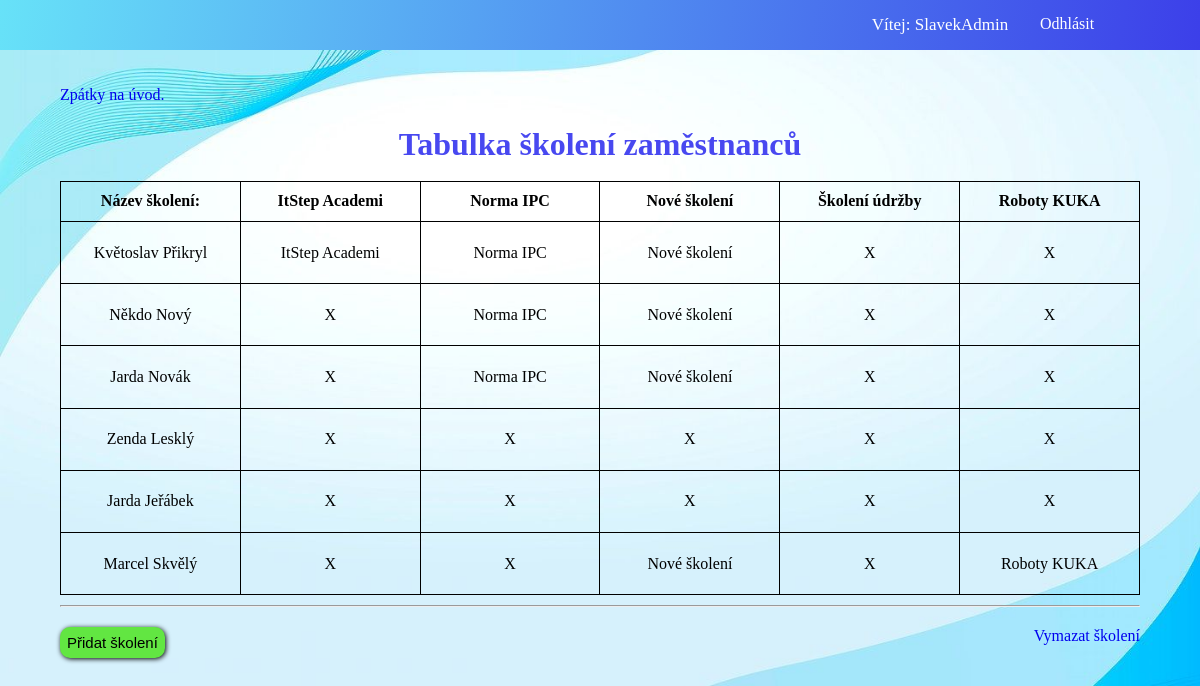
The app's page /skoleni (signed in), older data.
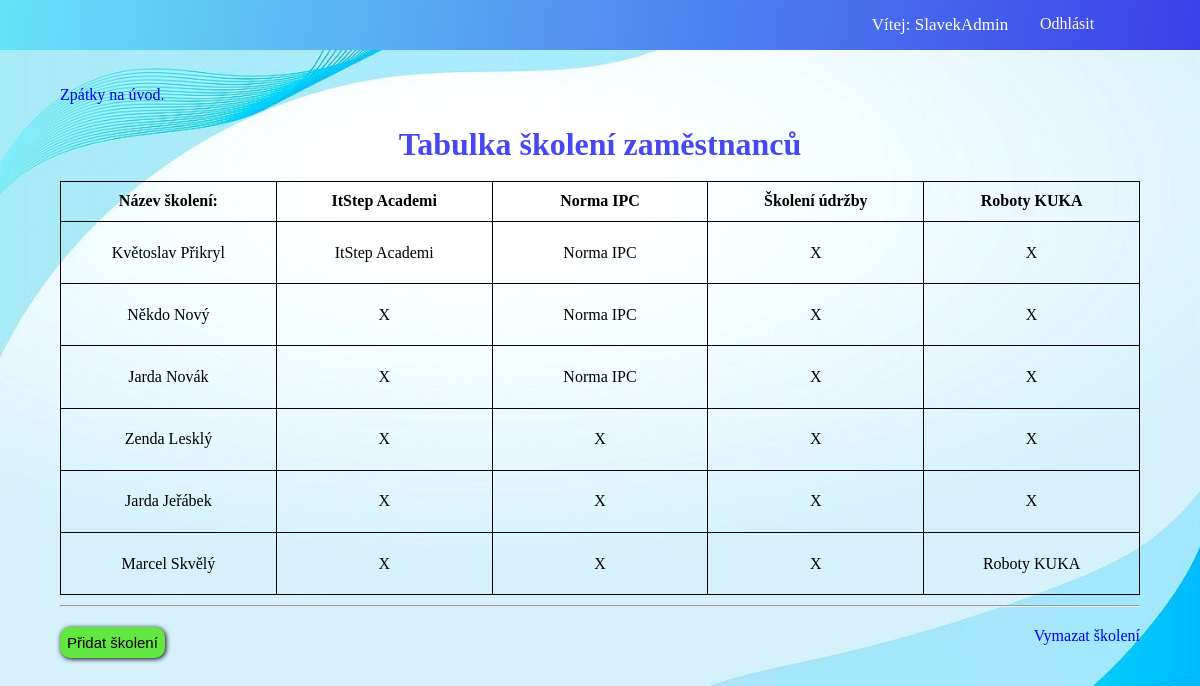
The same page, newer data.
### Information/models.py (models this page shows, shortened)
class Trained(models.Model):
    name = models.CharField(max_length=50)
    done = models.BooleanField(null=True)
    def __str__(self):
        return f"{self.name}"

class Employee(models.Model):
    name = models.CharField(max_length=30)
    surname = models.CharField(max_length=30)
    card = models.IntegerField()
    merit = models.CharField(max_length=2000, null=True)
    info = models.CharField(max_length=10000, null=True)
    trained = models.ManyToManyField("Trained")

### Information/views.py (the view, shortened to what this page needs)
# urls.py: path("skoleni", views.newTrained, name= "trained"),
@login_required(login_url="singIn")
def newTrained(request):
    traineds = Trained.objects.all()
    employees = Employee.objects.all()
    newTrained = TrainedForm
    TrainedAllName = []
    employees_traineds = {}
    for trAll in traineds:
        TrainedAllName.append(trAll.name)
    for employee in employees:
        nameTraineds = Trained.objects.filter(employee__card = employee.card)
        employeeTraineds = []
        cislo = 0
        for name in nameTraineds:
            name = str(name.name)
            while cislo < len(TrainedAllName):
                if name == TrainedAllName[cislo]:
                    employeeTraineds.append(name)
                    cislo += 1
                    break
                else:
                    employeeTraineds.append("X")
                    cislo += 1
        while len(employeeTraineds) < len(TrainedAllName):
            employeeTraineds.append("X")
        employees_traineds[employee.card] = employeeTraineds
    return render(request, "Information/trained.html", {
        "newTrained" : newTrained,
        "traineds" : traineds,
        "employees" : employees,
        "employeeTraineds" : employeeTraineds,
        "employees_traineds" : employees_traineds
    })

### Information/templates/Information/trained.html (shortened to what this page needs)
{% extends "base.html" %}
{% load static %}
{% block content %}
    <a href = "/uvod">Zpátky na úvod.</a>
    <h1> Tabulka školení zaměstnanců</h1>
    <table>
        <tr>
            <th>Název školení:</th>
            <br>
            {% for trained in traineds%}
                <th>{{trained }}</th>
            {% endfor %}
        </tr>
        <tr>
            <tr>
                {% for key, value in employees_traineds.items %}
                <tr>
                    <td>
                        {% for employee in employees%}
                            {% if key == employee.card%}
                                <div>{{employee.name}} {{employee.surname}}</div>
                            {% endif %}
                        {% endfor %}
                    </td>
                    {% for val in value%}
                        <td>{{val}}</td>
                    {% endfor%}
                </tr>
                {% endfor %}
            </tr>
        </tr>
    </table>
    <hr>
    <div class="add_remove_trained">
        <button class="add_trained_button" id="add_trained_button">Přidat školení</button>
        <a href="/vymazat_skoleni" class="remove_trained">Vymazat školení</a>
    </div>
{% endblock %}

### templates/base.html (shortened to what this page needs)
{% load static %}
<!DOCTYPE html>
<html lang="en">
<head>
    <link rel="stylesheet" href="{% static "Styles/style.css" %}">
</head>
<body>
    <header>
        <div class="user_list">
            <p>Vítej: {{request.user}}</p>
            <a href= "{% url "logOut"%}" class="logOff">Odhlásit</a>
        </div>
    </header>
    <main class="contents">
        {% block content %}
        {% endblock %}
    </main>
    <footer>
    </footer>
</body>
</html>

### static/Styles/style.css (style rules this page uses)
* { padding: 0; margin: 0; -webkit-box-sizing: border-box; box-sizing: border-box; }
body { width: 100%; min-height: 100vh; background: url(../IMG/Background.jpg); background-repeat: no-repeat; background-size: 100%; background-size: cover; }
a { text-decoration: none; }
h1 { padding-top: 2%; text-align: center; color: #4848f0; }
p { font-size: 17px; }
button { border-radius: 10px; border: none; background-color: #62e642; font-size: 15px; padding: 7px; -webkit-box-shadow: 1px 1px 5px black; box-shadow: 1px 1px 5px black; }
header { width: 100%; height: 50px; float: left; margin-bottom: 3%; background: linear-gradient(100deg, #67e2f8, #3c3fe9); }
header .user_list { padding-right: 5%; float: right; display: -webkit-box; display: -ms-flexbox; display: flex; }
header .user_list p { width: 200px; text-align: center; margin-top: 5%; color: white; }
header .user_list .logOff { color: white; text-decoration: none; width: 100px; margin-top: 5%; }
.contents { margin: 0 5%; }
hr { margin: 10px 0; }
td { text-align: center; padding: 5px 10px; }
footer { width: 100%; height: 100px; }
table { border-collapse: collapse; border: 1px solid black; width: 100%; }
table th { padding: 1%; border: 1px solid black; }
table td { text-align: center; padding: 2%; border: 1px solid black; width: 10%; }
.add_remove_trained { width: 100%; margin-top: 20px; }
.add_remove_trained .remove_trained { float: right; text-align: right; }

Row changes from the older to the newer data that the page shows:
removed Trained: name "Nové školení", value "Nové školení" "Nové školení" "Nové školení" "Nové školení"
Text that changed along with them:
list line gone: "X"
